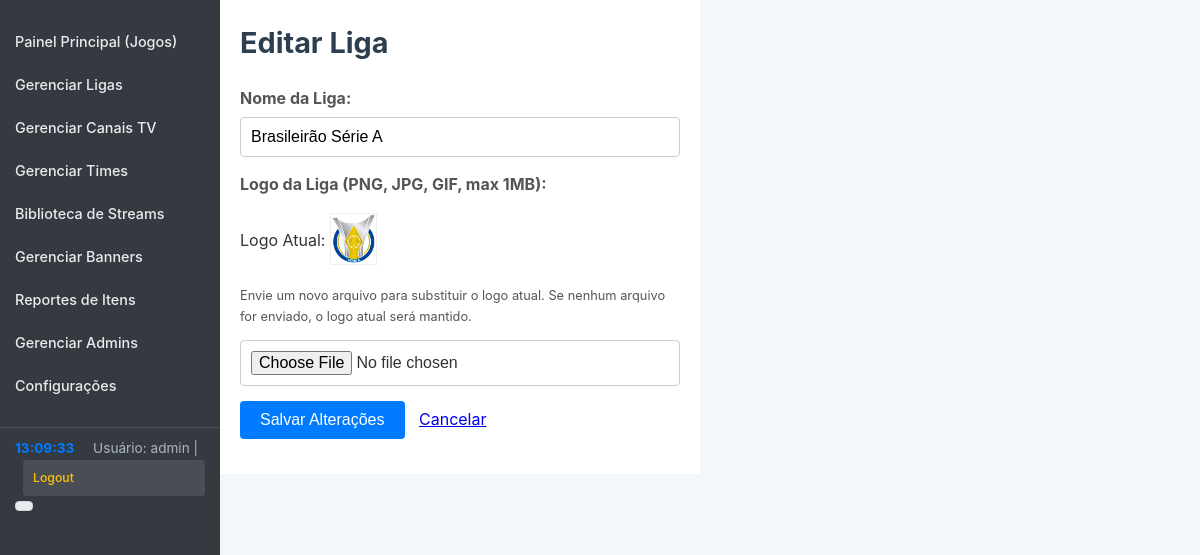
Screenshot of /admin/edit_league.php?id=5 (signed in) with the database file from the repository.
### tables this page shows
CREATE TABLE `leagues` (
  `id` int(11) NOT NULL,
  `name` varchar(255) NOT NULL,
  `logo_filename` varchar(255) DEFAULT NULL
);

### admin/edit_league.php (the view, shortened to what this page needs)
<?php
require_once __DIR__ . '/../../FutOnline_config/config.php';
$page_title = "Editar Liga";
$message = '';
$league_id = null;
$league_name = '';
$current_logo_filename = null;
if (isset($_GET['id']) && filter_var($_GET['id'], FILTER_VALIDATE_INT)) {
    $league_id = (int)$_GET['id'];
} else if (isset($_POST['league_id']) && filter_var($_POST['league_id'], FILTER_VALIDATE_INT)) {
    $league_id = (int)$_POST['league_id'];
}
if ($_SERVER["REQUEST_METHOD"] != "POST" || !empty($message)) {
    try {
        $stmt_fetch = $pdo->prepare("SELECT name, logo_filename FROM leagues WHERE id = :id");
        $stmt_fetch->bindParam(':id', $league_id, PDO::PARAM_INT);
        $stmt_fetch->execute();
        $league = $stmt_fetch->fetch(PDO::FETCH_ASSOC);
        $league_name = $league['name'];
        $current_logo_filename = $league['logo_filename'];
    } catch (PDOException $e) {
        error_log("PDOException in " . __FILE__ . " (fetching league data for ID: " . $league_id . "): " . $e->getMessage());
        $message = '<p style="color:red;">Ocorreu um erro no banco de dados ao carregar os dados da liga. Por favor, tente novamente.</p>';
    }
}
?>
<!DOCTYPE html>
<html lang="pt-br">
<head>
    <link rel="stylesheet" href="css/admin_style.css">
</head>
<body>
    <div class="container" style="max-width:700px;">
        <div class="admin-layout">
            <?php require_once 'templates/navigation.php'; ?>
            <div class="main-content">
                <h1><?php echo htmlspecialchars($page_title); ?></h1>
        <?php if ($league_id && (isset($league) && $league || $_SERVER["REQUEST_METHOD"] == "POST")): ?>
        <form action="edit_league.php?id=<?php echo $league_id; ?>" method="POST" enctype="multipart/form-data">
            <div>
                <label for="name">Nome da Liga:</label>
                <input type="text" id="name" name="name" value="<?php echo htmlspecialchars($league_name); ?>" required>
            </div>
            <div>
                <label for="logo_file">Logo da Liga (PNG, JPG, GIF, max 1MB):</label>
                <?php if ($current_logo_filename): ?>
                    <p>Logo Atual: <img src="<?php echo LEAGUE_LOGO_UPLOAD_DIR . htmlspecialchars($current_logo_filename); ?>" alt="Logo Atual" style="max-height: 50px; vertical-align: middle; margin-bottom:5px; border:1px solid #eee;"></p>
                    <p style="font-size:0.8em; color:#555;">Envie um novo arquivo para substituir o logo atual. Se nenhum arquivo for enviado, o logo atual será mantido.</p>
                <?php else: ?>
                    <p style="font-size:0.8em; color:#555;">Nenhum logo cadastrado. Envie um arquivo.</p>
                <?php endif; ?>
                <input type="file" id="logo_file" name="logo_file" accept="image/png, image/jpeg, image/gif">
            </div>
            <div>
                <button type="submit" name="update_league">Salvar Alterações</button>
                <a href="manage_leagues.php" style="margin-left: 10px;">Cancelar</a>
            </div>
        </form>
        <?php elseif(empty($message)):
             echo '<p style="color:red;">Não foi possível carregar os dados da liga para edição.</p>';
             echo '<p><a href="manage_leagues.php">Voltar para Ligas</a></p>';
        endif; ?>
            </div>         </div>     </div>
</body>
</html>

### admin/css/admin_style.css (style rules this page uses)
body { font-family: -apple-system, BlinkMacSystemFont, "Segoe UI", Roboto, "Helvetica Neue", Arial, sans-serif; background-color: #f4f7f9; color: #333; margin: 0; padding: 0; line-height: 1.6; }
.container { padding: 0; background-color: #fff; }
.admin-layout { display: flex; }
.main-content { margin-left: 220px; padding: 20px; flex-grow: 1; box-sizing: border-box; }
h1, h2, h3, h4 { color: #2c3e50; margin-top: 0; }
h1 { font-size: 1.8em; margin-bottom: 20px; }
form div { margin-bottom: 15px; }
form label { display: block; margin-bottom: 5px; font-weight: bold; color: #555; }
form input[type="text"], form input[type="url"], form input[type="datetime-local"], form input[type="file"], form input[type="password"], form input[type="email"], form select, form textarea { width: 100%; padding: 10px; border: 1px solid #ccc; border-radius: 4px; box-sizing: border-box; font-size: 1em; transition: border-color 0.3s ease; }
form button[type="submit"], .button, button, .edit-button, .delete-button { background-color: #007bff; color: white; padding: 10px 20px; border: none; border-radius: 4px; cursor: pointer; font-size: 1em; transition: background-color 0.3s ease; text-decoration: none; display: inline-block; }
form>div:not(.form-row):not(.form-group-inline) { margin-bottom: 15px; }

### rows the page displays
leagues: name "Brasileirão Série A", logo_filename (picture)

### other values shown
$_SESSION['admin_username'] "admin"
$page_title "Editar Liga"
